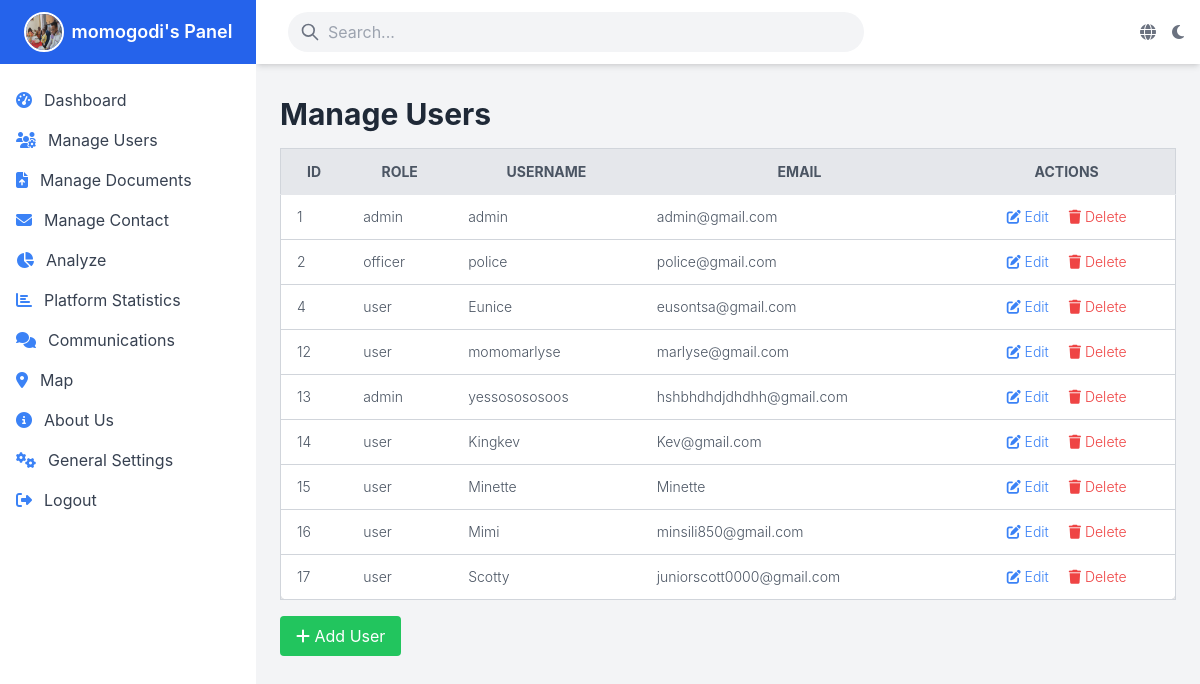
/panel/admin/manage-users/ (signed in), run on the app's committed database.
### booking/models.py (models this page shows)
class User(AbstractUser):
    ROLE_CHOICES = [
        ('user', 'User'),
        ('officer', 'Police Officer'),
        ('admin', 'Super Admin'),
    ]
    email = models.CharField(max_length=100, default='user@gmail.com')
    role = models.CharField(max_length=10, choices=ROLE_CHOICES, default='user')
    name = models.CharField(max_length=100, default='user')  # Provide a default value
    phone = models.CharField(max_length=15, default='0000000000')  # Provide a default value
    address = models.TextField(null=True, blank=True)  # Temporarily allow null
    profile_picture = models.ImageField(upload_to='profile_pics/', null=True, blank=True)

### booking/views.py (the view)
# urls.py: path('panel/admin/manage-users/', manage_users, name='manage_users'),
def manage_users(request):
    users = User.objects.all()
    return render(request, 'panel/admin/manage_user/manage_users.html', {'users': users})

### booking/templates/panel/admin/manage_user/manage_users.html
{% extends 'panel/base_page/base_admin.html' %}
{% block content %}
<h1 class="text-3xl font-bold mb-4">Manage Users</h1>
<div class="overflow-x-auto">
    <table class="min-w-full bg-white border border-gray-300 rounded-lg shadow-md">
        <thead>
            <tr class="bg-gray-200 text-gray-600 uppercase text-sm leading-normal">
                <th class="py-3 px-4 border-b">ID</th>
                <th class="py-3 px-4 border-b">Role</th>
                <th class="py-3 px-4 border-b">Username</th>
                <th class="py-3 px-4 border-b">Email</th>
                <th class="py-3 px-4 border-b text-center">Actions</th>
            </tr>
        </thead>
        <tbody class="text-gray-600 text-sm font-light">
            {% for user in users %}
            {% if user.id != request.user.id %}
            <tr class="hover:bg-gray-100 border-b border-gray-300">
                <td class="py-3 px-4">{{ user.id }}</td>
                <td class="py-3 px-4">{{ user.role }}</td>
                <td class="py-3 px-4">{{ user.username }}</td>
                <td class="py-3 px-4">{{ user.email }}</td>
                <td class="py-3 px-4 text-center">
                    <a href="{% url 'admin_edit_user' user.id %}" class="text-blue-500 hover:underline">
                        <i class="fas fa-edit"></i> Edit
                    </a>
                    <a href="{% url 'admin_delete_user' user.id %}" class="text-red-500 hover:underline ml-4">
                        <i class="fas fa-trash"></i> Delete
                    </a>
                </td>
            </tr>
            {% endif %}
            {% endfor %}
        </tbody>
    </table>
</div>
<a href="{% url 'add_user' %}" class="mt-4 inline-block bg-green-500 text-white px-4 py-2 rounded hover:bg-green-600">
    <i class="fas fa-plus"></i> Add User
</a>
{% endblock %}

### booking/templates/panel/base_page/base_admin.html (shortened to what this page needs)
{% load static %}
<!DOCTYPE html>
<html lang="en">
<head>
    <script src="https://cdn.tailwindcss.com"></script>
    <link rel="stylesheet" href="https://cdnjs.cloudflare.com/ajax/libs/font-awesome/6.4.0/css/all.min.css">
    <link rel="stylesheet" href="https://cdnjs.cloudflare.com/ajax/libs/animate.css/4.1.1/animate.min.css">
</head>
<body class="bg-gray-50 dark:bg-gray-900 text-gray-800 dark:text-gray-200 transition-colors duration-300 ease-in-out">
    <div class="flex h-screen bg-gray-50 dark:bg-gray-900">
        <aside class="w-64 hidden md:block bg-white dark:bg-gray-800 shadow-lg transition-all duration-300 ease-in-out" id="sidebar">
            <div class="flex flex-col h-full">
                <div class="flex items-center justify-center h-16 bg-primary-600 dark:bg-primary-800">
                    <a href="{% url 'admin_panel' %}" class="flex items-center space-x-2 text-white">
                        <img src="{% if user.profile_picture %}{{ user.profile_picture.url }}{% else %}{% static 'img/yvan.jpg' %}{% endif %}" alt="{{ user.username }}'s profile picture" class="w-10 h-10 rounded-full border-2 border-white" />
                        <span class="text-lg font-semibold">{{ user.username }}'s Panel</span>
                    </a>
                </div>
                <nav class="flex-grow py-4">
                    <a href="{% url 'admin_panel' %}" class="flex items-center py-2 px-4 text-gray-700 dark:text-gray-300 hover:bg-gray-100 dark:hover:bg-gray-700 transition-colors duration-200"><i class="fas fa-tachometer-alt mr-3 text-primary-500"></i>Dashboard</a>
                    <a href="{% url 'manage_users' %}" class="flex items-center py-2 px-4 text-gray-700 dark:text-gray-300 hover:bg-gray-100 dark:hover:bg-gray-700 transition-colors duration-200"><i class="fas fa-users-cog mr-3 text-primary-500"></i>Manage Users</a>
                    <a href="{% url 'manage_documents' %}" class="flex items-center py-2 px-4 text-gray-700 dark:text-gray-300 hover:bg-gray-100 dark:hover:bg-gray-700 transition-colors duration-200"><i class="fas fa-file-upload mr-3 text-primary-500"></i>Manage Documents</a>
                    <a href="{% url 'contact_messages' %}" class="flex items-center py-2 px-4 text-gray-700 dark:text-gray-300 hover:bg-gray-100 dark:hover:bg-gray-700 transition-colors duration-200"><i class="fas fa-envelope mr-3 text-primary-500"></i>Manage Contact</a>
                    <a href="{% url 'analyse' %}" class="flex items-center py-2 px-4 text-gray-700 dark:text-gray-300 hover:bg-gray-100 dark:hover:bg-gray-700 transition-colors duration-200"><i class="fas fa-chart-pie mr-3 text-primary-500"></i>Analyze</a>
                    <a href="{% url 'statistic' %}" class="flex items-center py-2 px-4 text-gray-700 dark:text-gray-300 hover:bg-gray-100 dark:hover:bg-gray-700 transition-colors duration-200">
                        <i class="fas fa-chart-bar mr-3 text-primary-500"></i>Platform Statistics
                    </a>
                    <a href="{% url 'admin_communications' %}" class="flex items-center py-2 px-4 text-gray-700 dark:text-gray-300 hover:bg-gray-100 dark:hover:bg-gray-700 transition-colors duration-200"><i class="fas fa-comments mr-3 text-primary-500"></i>Communications</a>
                    <a href="{% url 'map' %}" class="flex items-center py-2 px-4 text-gray-700 dark:text-gray-300 hover:bg-gray-100 dark:hover:bg-gray-700 transition-colors duration-200"><i class="fas fa-map-marker-alt mr-3 text-primary-500"></i>Map</a>
                    <a href="{% url 'about_us' %}" class="flex items-center py-2 px-4 text-gray-700 dark:text-gray-300 hover:bg-gray-100 dark:hover:bg-gray-700 transition-colors duration-200"><i class="fas fa-info-circle mr-3 text-primary-500"></i>About Us</a>
                    <a href="#" class="flex items-center py-2 px-4 text-gray-700 dark:text-gray-300 hover:bg-gray-100 dark:hover:bg-gray-700 transition-colors duration-200"><i class="fas fa-cogs mr-3 text-primary-500"></i>General Settings</a>
                    <a href="{% url 'logout' %}" class="flex items-center py-2 px-4 text-gray-700 dark:text-gray-300 hover:bg-gray-100 dark:hover:bg-gray-700 transition-colors duration-200"><i class="fas fa-sign-out-alt mr-3 text-primary-500"></i>Logout</a>
                </nav>
            </div>
        </aside>
        <div class="flex-1 flex flex-col overflow-hidden">
            <header class="bg-white dark:bg-gray-800 shadow-md z-10">
                <div class="container mx-auto px-4 py-3">
                    <div class="flex items-center justify-between">
                        <div class="relative flex-1 max-w-xl mx-4">
                            <input type="text" class="w-full bg-gray-100 dark:bg-gray-700 text-gray-700 dark:text-gray-300 rounded-full py-2 px-4 pl-10 focus:outline-none focus:ring-2 focus:ring-primary-500 transition-all duration-300" placeholder="Search...">
                            <div class="absolute inset-y-0 left-0 pl-3 flex items-center pointer-events-none">
                            </div>
                        </div>
                        <div class="flex items-center">
                            <button onclick="toggleLanguage()" class="text-gray-500 hover:text-gray-600 focus:outline-none mr-4 transition-colors duration-200">
                                <i class="fas fa-globe"></i>
                            </button>
                            <button onclick="toggleTheme()" class="text-gray-500 hover:text-gray-600 focus:outline-none transition-colors duration-200">
                                <i class="fas fa-moon"></i>
                            </button>
                        </div>
                    </div>
                </div>
            </header>
            <main class="flex-1 overflow-x-hidden overflow-y-auto bg-gray-100 dark:bg-gray-900 transition-colors duration-300">
                <div class="container mx-auto px-6 py-8">
                    {% block content %}{% endblock %}
                </div>
            </main>
        </div>
    </div>
</body>
</html>

### data on the page
User: username "momogodi"
User: id "1", role "admin", username "admin", email "admin@gmail.com"
User: id "2", role "officer", username "police", email "police@gmail.com"
User: id "4", role "user", username "Eunice", email "eusontsa@gmail.com"
User: id "12", role "user", username "momomarlyse", email "marlyse@gmail.com"
User: id "13", role "admin", username "yessosososoos", email "hshbhdhdjdhdhh@gmail.com"
User: id "14", role "user", username "Kingkev", email "Kev@gmail.com"
User: id "15", role "user", username "Minette", email "Minette"
User: id "16", role "user", username "Mimi", email "minsili850@gmail.com"
User: id "17", role "user", username "Scotty", email "juniorscott0000@gmail.com"
